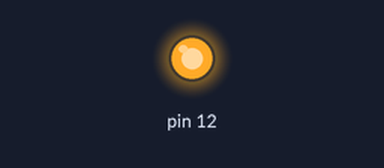
A sketch run on a simulated Arduino Uno, built with avr-gcc and run on an emulated ATmega328P. On the bench: output pins drawn as LEDs (lit = HIGH).

Above: at 0.1 s.
Timing chart, 0 to 1.6 s (numbered marks = the images above):
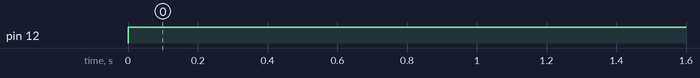

The sketch:

PWM-analogWrite.ino
```cpp
void setup() {
  pinMode(12,OUTPUT);
}

void loop() {
 analogWrite(12,255);

}
```

Measured:
- by itself, pin 12: LOW → HIGH at 0.00 s
